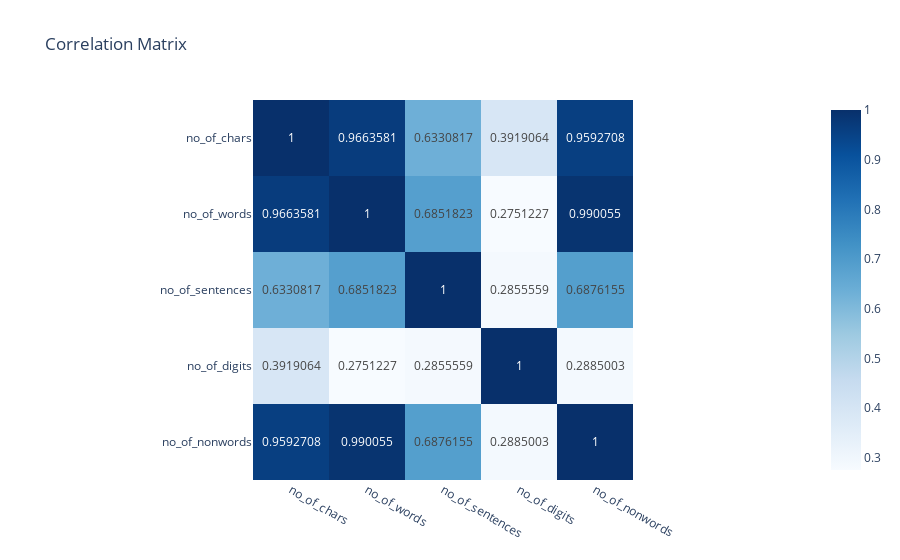

Notebook source saved alongside this figure:
### Code cell
fig = px.imshow(corrData.corr(), text_auto = True, color_continuous_scale = 'blues', template = 'plotly_white', title = "Correlation Matrix")
fig.show()

### Figure 1 — Plotly figure (JSON) as saved in the notebook; plotly's stock layout.template omitted (floating-point values rounded to 4 significant figures)
{"data": [{"coloraxis": "coloraxis", "hovertemplate": "x: %{x}<br>y: %{y}<br>color: %{z}<extra></extra>", "name": "0", "texttemplate": "%{z}", "type": "heatmap", "x": ["no_of_chars", "no_of_words", "no_of_sentences", "no_of_digits", "no_of_nonwords"], "xaxis": "x", "y": ["no_of_chars", "no_of_words", "no_of_sentences", "no_of_digits", "no_of_nonwords"], "yaxis": "y", "z": [[1, 0.9664, 0.6331, 0.3919, 0.9593], [0.9664, 1, 0.6852, 0.2751, 0.9901], [0.6331, 0.6852, 1, 0.2856, 0.6876], [0.3919, 0.2751, 0.2856, 1, 0.2885], [0.9593, 0.9901, 0.6876, 0.2885, 1]]}], "layout": {"coloraxis": {"colorscale": [[0, "rgb(247,251,255)"], [0.125, "rgb(222,235,247)"], [0.25, "rgb(198,219,239)"], [0.375, "rgb(158,202,225)"], [0.5, "rgb(107,174,214)"], [0.625, "rgb(66,146,198)"], [0.75, "rgb(33,113,181)"], [0.875, "rgb(8,81,156)"], [1, "rgb(8,48,107)"]]}, "title": {"text": "Correlation Matrix"}, "xaxis": {"anchor": "y", "constrain": "domain", "domain": [0, 1], "scaleanchor": "y"}, "yaxis": {"anchor": "x", "autorange": "reversed", "constrain": "domain", "domain": [0, 1]}}}
